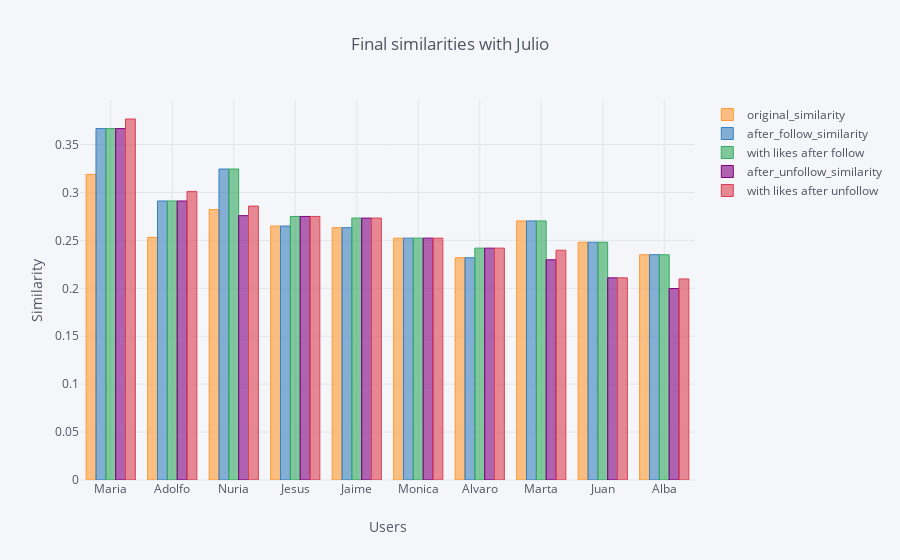

Write notebook code for a chart like this one.
### Code cell
end_similarity.iplot(kind='bar', x='plan_ori_id', title='Final similarities with {}'.format(Nombre), 
            yTitle='Similarity', xTitle='Users')

### Figure 1 — Plotly figure (JSON) as saved in the notebook; plotly's stock layout.template omitted (floating-point values rounded to 4 significant figures)
{"data": [{"marker": {"color": "rgba(255, 153, 51, 0.6)", "line": {"color": "rgba(255, 153, 51, 1.0)", "width": 1}}, "name": "original_similarity", "orientation": "v", "text": "", "type": "bar", "uid": "62db18d9-7fd1-40e1-b066-b0f71263cbba", "x": ["Maria", "Adolfo", "Nuria", "Jesus", "Jaime", "Monica", "Alvaro", "Marta", "Juan", "Alba"], "y": [0.3188, 0.2531, 0.2821, 0.265, 0.2633, 0.2523, 0.2319, 0.2703, 0.2481, 0.235]}, {"marker": {"color": "rgba(55, 128, 191, 0.6)", "line": {"color": "rgba(55, 128, 191, 1.0)", "width": 1}}, "name": "after_follow_similarity", "orientation": "v", "text": "", "type": "bar", "uid": "25027439-080d-4b17-93a7-3f2e5969afe2", "x": ["Maria", "Adolfo", "Nuria", "Jesus", "Jaime", "Monica", "Alvaro", "Marta", "Juan", "Alba"], "y": [0.3666, 0.2911, 0.3245, 0.265, 0.2633, 0.2523, 0.2319, 0.2703, 0.2481, 0.235]}, {"marker": {"color": "rgba(50, 171, 96, 0.6)", "line": {"color": "rgba(50, 171, 96, 1.0)", "width": 1}}, "name": "with likes after follow", "orientation": "v", "text": "", "type": "bar", "uid": "0f83e8e2-229e-4183-9c38-8221bd14f815", "x": ["Maria", "Adolfo", "Nuria", "Jesus", "Jaime", "Monica", "Alvaro", "Marta", "Juan", "Alba"], "y": [0.3666, 0.2911, 0.3245, 0.275, 0.2733, 0.2523, 0.2419, 0.2703, 0.2481, 0.235]}, {"marker": {"color": "rgba(128, 0, 128, 0.6)", "line": {"color": "rgba(128, 0, 128, 1.0)", "width": 1}}, "name": "after_unfollow_similarity", "orientation": "v", "text": "", "type": "bar", "uid": "93dc0876-d859-4c66-a698-cc33fcfe98c5", "x": ["Maria", "Adolfo", "Nuria", "Jesus", "Jaime", "Monica", "Alvaro", "Marta", "Juan", "Alba"], "y": [0.3666, 0.2911, 0.2758, 0.275, 0.2733, 0.2523, 0.2419, 0.2297, 0.2109, 0.1998]}, {"marker": {"color": "rgba(219, 64, 82, 0.6)", "line": {"color": "rgba(219, 64, 82, 1.0)", "width": 1}}, "name": "with likes after unfollow", "orientation": "v", "text": "", "type": "bar", "uid": "1541dfb1-7e5d-4194-824e-ce314d943c9d", "x": ["Maria", "Adolfo", "Nuria", "Jesus", "Jaime", "Monica", "Alvaro", "Marta", "Juan", "Alba"], "y": [0.3766, 0.3011, 0.2858, 0.275, 0.2733, 0.2523, 0.2419, 0.2397, 0.2109, 0.2098]}], "layout": {"legend": {"bgcolor": "#F5F6F9", "font": {"color": "#4D5663"}}, "paper_bgcolor": "#F5F6F9", "plot_bgcolor": "#F5F6F9", "title": {"font": {"color": "#4D5663"}, "text": "Final similarities with Julio"}, "xaxis": {"gridcolor": "#E1E5ED", "showgrid": true, "tickfont": {"color": "#4D5663"}, "title": {"font": {"color": "#4D5663"}, "text": "Users"}, "zerolinecolor": "#E1E5ED"}, "yaxis": {"gridcolor": "#E1E5ED", "showgrid": true, "tickfont": {"color": "#4D5663"}, "title": {"font": {"color": "#4D5663"}, "text": "Similarity"}, "zerolinecolor": "#E1E5ED"}}}
